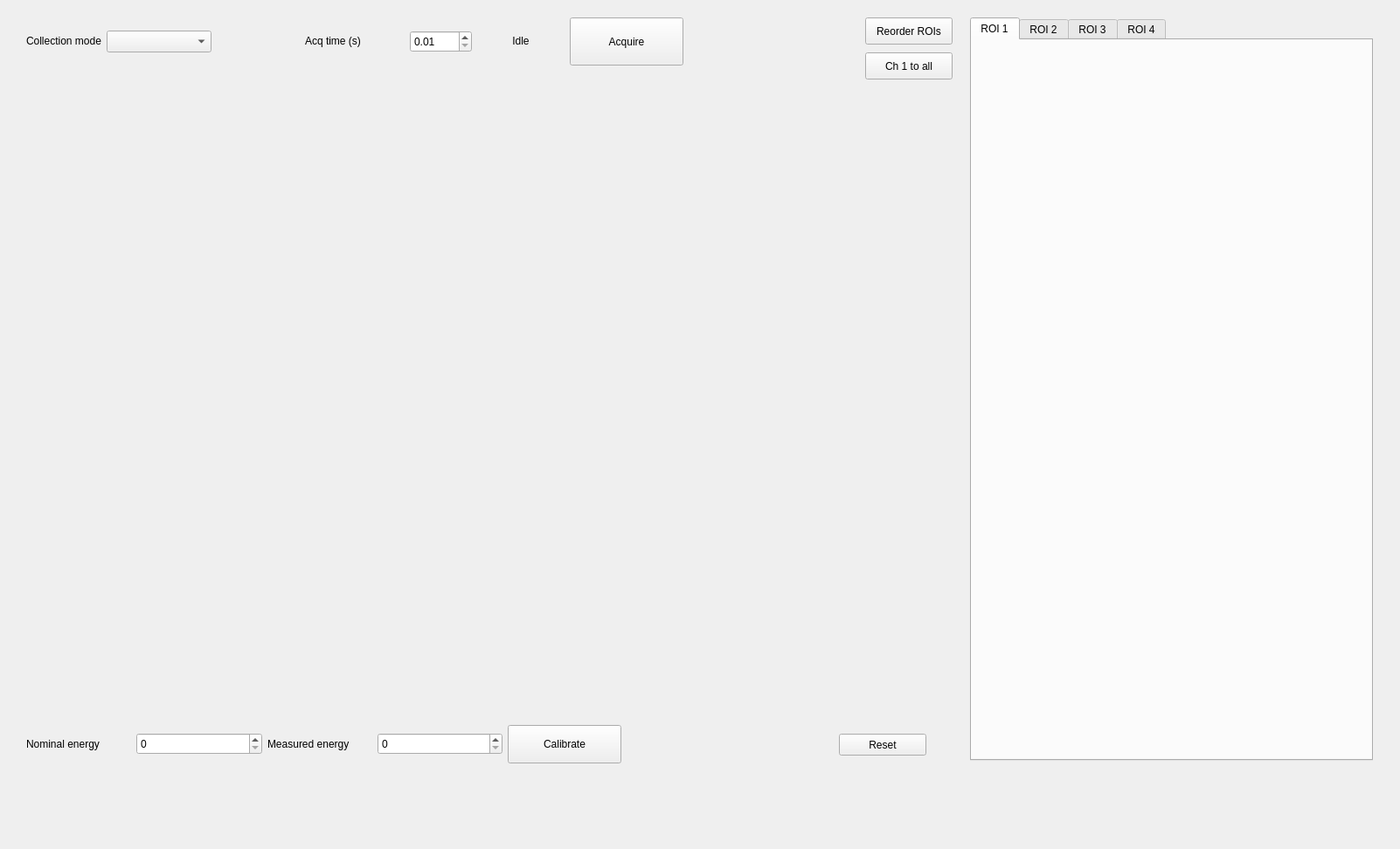
<?xml version="1.0" encoding="UTF-8"?>
<ui version="4.0">
 <class>Form</class>
 <widget class="QWidget" name="Form">
  <property name="geometry">
   <rect>
    <x>0</x>
    <y>0</y>
    <width>1602</width>
    <height>972</height>
   </rect>
  </property>
  <property name="windowTitle">
   <string>Form</string>
  </property>
  <widget class="QWidget" name="verticalLayoutWidget_13">
   <property name="geometry">
    <rect>
     <x>180</x>
     <y>100</y>
     <width>891</width>
     <height>701</height>
    </rect>
   </property>
   <layout class="QVBoxLayout" name="layout_plot_mca"/>
  </widget>
  <widget class="QPushButton" name="pushButton_reset_limits">
   <property name="geometry">
    <rect>
     <x>960</x>
     <y>840</y>
     <width>100</width>
     <height>25</height>
    </rect>
   </property>
   <property name="maximumSize">
    <size>
     <width>100</width>
     <height>25</height>
    </size>
   </property>
   <property name="text">
    <string>Reset</string>
   </property>
  </widget>
  <widget class="QWidget" name="verticalLayoutWidget">
   <property name="geometry">
    <rect>
     <x>30</x>
     <y>100</y>
     <width>131</width>
     <height>701</height>
    </rect>
   </property>
   <layout class="QVBoxLayout" name="verticalLayout_channels"/>
  </widget>
  <widget class="QTabWidget" name="tab_rois">
   <property name="geometry">
    <rect>
     <x>1110</x>
     <y>20</y>
     <width>461</width>
     <height>851</height>
    </rect>
   </property>
   <property name="currentIndex">
    <number>0</number>
   </property>
   <widget class="QWidget" name="tab">
    <attribute name="title">
     <string>ROI 1</string>
    </attribute>
    <widget class="QWidget" name="gridLayoutWidget">
     <property name="geometry">
      <rect>
       <x>10</x>
       <y>10</y>
       <width>431</width>
       <height>791</height>
      </rect>
     </property>
     <layout class="QGridLayout" name="gridLayout_roi1"/>
    </widget>
   </widget>
   <widget class="QWidget" name="tab_2">
    <attribute name="title">
     <string>ROI 2</string>
    </attribute>
    <widget class="QWidget" name="gridLayoutWidget_2">
     <property name="geometry">
      <rect>
       <x>10</x>
       <y>10</y>
       <width>431</width>
       <height>781</height>
      </rect>
     </property>
     <layout class="QGridLayout" name="gridLayout_roi2"/>
    </widget>
   </widget>
   <widget class="QWidget" name="tab_3">
    <attribute name="title">
     <string>ROI 3</string>
    </attribute>
    <widget class="QWidget" name="gridLayoutWidget_3">
     <property name="geometry">
      <rect>
       <x>10</x>
       <y>10</y>
       <width>431</width>
       <height>781</height>
      </rect>
     </property>
     <layout class="QGridLayout" name="gridLayout_roi3"/>
    </widget>
   </widget>
   <widget class="QWidget" name="tab_4">
    <attribute name="title">
     <string>ROI 4</string>
    </attribute>
    <widget class="QWidget" name="gridLayoutWidget_4">
     <property name="geometry">
      <rect>
       <x>10</x>
       <y>10</y>
       <width>431</width>
       <height>781</height>
      </rect>
     </property>
     <layout class="QGridLayout" name="gridLayout_roi4"/>
    </widget>
   </widget>
  </widget>
  <widget class="QPushButton" name="push_reorder_rois">
   <property name="enabled">
    <bool>true</bool>
   </property>
   <property name="geometry">
    <rect>
     <x>990</x>
     <y>20</y>
     <width>100</width>
     <height>31</height>
    </rect>
   </property>
   <property name="maximumSize">
    <size>
     <width>100</width>
     <height>60</height>
    </size>
   </property>
   <property name="text">
    <string>Reorder ROIs</string>
   </property>
  </widget>
  <widget class="QPushButton" name="push_ch1_to_all">
   <property name="enabled">
    <bool>true</bool>
   </property>
   <property name="geometry">
    <rect>
     <x>990</x>
     <y>60</y>
     <width>100</width>
     <height>31</height>
    </rect>
   </property>
   <property name="maximumSize">
    <size>
     <width>100</width>
     <height>60</height>
    </size>
   </property>
   <property name="text">
    <string>Ch 1 to all</string>
   </property>
  </widget>
  <widget class="QWidget" name="horizontalLayoutWidget">
   <property name="geometry">
    <rect>
     <x>30</x>
     <y>20</y>
     <width>752</width>
     <height>55</height>
    </rect>
   </property>
   <layout class="QHBoxLayout" name="horizontalLayout">
    <item>
     <widget class="QLabel" name="label_142">
      <property name="maximumSize">
       <size>
        <width>120</width>
        <height>20</height>
       </size>
      </property>
      <property name="text">
       <string>Collection mode</string>
      </property>
     </widget>
    </item>
    <item>
     <widget class="QComboBox" name="comboBox_collection_mode">
      <property name="minimumSize">
       <size>
        <width>120</width>
        <height>25</height>
       </size>
      </property>
      <property name="maximumSize">
       <size>
        <width>120</width>
        <height>25</height>
       </size>
      </property>
     </widget>
    </item>
    <item>
     <spacer name="horizontalSpacer">
      <property name="orientation">
       <enum>Qt::Horizontal</enum>
      </property>
      <property name="sizeHint" stdset="0">
       <size>
        <width>40</width>
        <height>20</height>
       </size>
      </property>
     </spacer>
    </item>
    <item>
     <spacer name="horizontalSpacer_3">
      <property name="orientation">
       <enum>Qt::Horizontal</enum>
      </property>
      <property name="sizeHint" stdset="0">
       <size>
        <width>40</width>
        <height>20</height>
       </size>
      </property>
     </spacer>
    </item>
    <item>
     <widget class="QLabel" name="label_141">
      <property name="maximumSize">
       <size>
        <width>100</width>
        <height>20</height>
       </size>
      </property>
      <property name="text">
       <string>Acq time (s)</string>
      </property>
     </widget>
    </item>
    <item>
     <spacer name="horizontalSpacer_2">
      <property name="orientation">
       <enum>Qt::Horizontal</enum>
      </property>
      <property name="sizeHint" stdset="0">
       <size>
        <width>40</width>
        <height>20</height>
       </size>
      </property>
     </spacer>
    </item>
    <item>
     <widget class="QDoubleSpinBox" name="spinBox_acq_time">
      <property name="maximumSize">
       <size>
        <width>16777215</width>
        <height>25</height>
       </size>
      </property>
      <property name="minimum">
       <double>0.010000000000000</double>
      </property>
      <property name="maximum">
       <double>1000.000000000000000</double>
      </property>
     </widget>
    </item>
    <item>
     <widget class="QLabel" name="label_acquiring">
      <property name="minimumSize">
       <size>
        <width>100</width>
        <height>0</height>
       </size>
      </property>
      <property name="maximumSize">
       <size>
        <width>100</width>
        <height>20</height>
       </size>
      </property>
      <property name="text">
       <string>Idle</string>
      </property>
      <property name="alignment">
       <set>Qt::AlignCenter</set>
      </property>
     </widget>
    </item>
    <item>
     <widget class="QPushButton" name="push_acquire">
      <property name="enabled">
       <bool>true</bool>
      </property>
      <property name="minimumSize">
       <size>
        <width>130</width>
        <height>0</height>
       </size>
      </property>
      <property name="maximumSize">
       <size>
        <width>130</width>
        <height>60</height>
       </size>
      </property>
      <property name="text">
       <string>Acquire</string>
      </property>
     </widget>
    </item>
   </layout>
  </widget>
  <widget class="QWidget" name="horizontalLayoutWidget_2">
   <property name="geometry">
    <rect>
     <x>30</x>
     <y>830</y>
     <width>681</width>
     <height>44</height>
    </rect>
   </property>
   <layout class="QHBoxLayout" name="horizontalLayout_2">
    <item>
     <widget class="QLabel" name="label_144">
      <property name="maximumSize">
       <size>
        <width>120</width>
        <height>20</height>
       </size>
      </property>
      <property name="text">
       <string>Nominal energy</string>
      </property>
     </widget>
    </item>
    <item>
     <widget class="QSpinBox" name="spinBox_nominal_energy">
      <property name="maximumSize">
       <size>
        <width>16777215</width>
        <height>25</height>
       </size>
      </property>
      <property name="maximum">
       <number>40000</number>
      </property>
      <property name="singleStep">
       <number>1</number>
      </property>
     </widget>
    </item>
    <item>
     <widget class="QLabel" name="label_143">
      <property name="maximumSize">
       <size>
        <width>120</width>
        <height>20</height>
       </size>
      </property>
      <property name="text">
       <string>Measured energy </string>
      </property>
     </widget>
    </item>
    <item>
     <widget class="QSpinBox" name="spinBox_measured_energy">
      <property name="maximumSize">
       <size>
        <width>16777215</width>
        <height>25</height>
       </size>
      </property>
      <property name="maximum">
       <number>40000</number>
      </property>
      <property name="singleStep">
       <number>1</number>
      </property>
     </widget>
    </item>
    <item>
     <widget class="QPushButton" name="push_calibrate">
      <property name="enabled">
       <bool>true</bool>
      </property>
      <property name="minimumSize">
       <size>
        <width>130</width>
        <height>0</height>
       </size>
      </property>
      <property name="maximumSize">
       <size>
        <width>130</width>
        <height>60</height>
       </size>
      </property>
      <property name="text">
       <string>Calibrate</string>
      </property>
     </widget>
    </item>
   </layout>
  </widget>
 </widget>
 <resources/>
 <connections/>
</ui>
